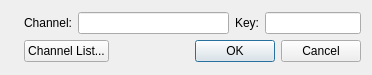
<?xml version="1.0" encoding="UTF-8"?>
<ui version="4.0">
 <class>Dialog_JoinChannel</class>
 <widget class="QDialog" name="Dialog_JoinChannel">
  <property name="geometry">
   <rect>
    <x>0</x>
    <y>0</y>
    <width>372</width>
    <height>75</height>
   </rect>
  </property>
  <property name="sizePolicy">
   <sizepolicy hsizetype="Preferred" vsizetype="Preferred">
    <horstretch>0</horstretch>
    <verstretch>0</verstretch>
   </sizepolicy>
  </property>
  <property name="windowTitle">
   <string>Join Channel</string>
  </property>
  <property name="windowIcon">
   <iconset resource="resources.qrc">
    <normaloff>:/irc/Resources/channel.png</normaloff>:/irc/Resources/channel.png</iconset>
  </property>
  <layout class="QVBoxLayout" name="verticalLayout">
   <item>
    <layout class="QHBoxLayout" name="horizontalLayout_3">
     <item>
      <widget class="QLabel" name="label_3">
       <property name="text">
        <string/>
       </property>
       <property name="pixmap">
        <pixmap resource="resources.qrc">:/irc/Resources/channel_32.png</pixmap>
       </property>
      </widget>
     </item>
     <item>
      <layout class="QVBoxLayout" name="verticalLayout_2">
       <item>
        <layout class="QHBoxLayout" name="horizontalLayout">
         <item>
          <widget class="QLabel" name="label">
           <property name="text">
            <string>Channel:</string>
           </property>
          </widget>
         </item>
         <item>
          <widget class="QLineEdit" name="lineEdit_Channel">
           <property name="sizePolicy">
            <sizepolicy hsizetype="Expanding" vsizetype="Fixed">
             <horstretch>0</horstretch>
             <verstretch>0</verstretch>
            </sizepolicy>
           </property>
          </widget>
         </item>
         <item>
          <widget class="QLabel" name="label_2">
           <property name="text">
            <string>Key:</string>
           </property>
          </widget>
         </item>
         <item>
          <widget class="QLineEdit" name="lineEdit_Key">
           <property name="sizePolicy">
            <sizepolicy hsizetype="Preferred" vsizetype="Fixed">
             <horstretch>0</horstretch>
             <verstretch>0</verstretch>
            </sizepolicy>
           </property>
           <property name="maximumSize">
            <size>
             <width>96</width>
             <height>16777215</height>
            </size>
           </property>
           <property name="echoMode">
            <enum>QLineEdit::Password</enum>
           </property>
          </widget>
         </item>
        </layout>
       </item>
       <item>
        <layout class="QHBoxLayout" name="horizontalLayout_2">
         <item>
          <widget class="QPushButton" name="pushButton_ChannelList">
           <property name="text">
            <string>Channel List...</string>
           </property>
          </widget>
         </item>
         <item>
          <widget class="QDialogButtonBox" name="buttonBox">
           <property name="orientation">
            <enum>Qt::Horizontal</enum>
           </property>
           <property name="standardButtons">
            <set>QDialogButtonBox::Cancel|QDialogButtonBox::Ok</set>
           </property>
          </widget>
         </item>
        </layout>
       </item>
      </layout>
     </item>
    </layout>
   </item>
  </layout>
 </widget>
 <resources>
  <include location="resources.qrc"/>
 </resources>
 <connections>
  <connection>
   <sender>buttonBox</sender>
   <signal>accepted()</signal>
   <receiver>Dialog_JoinChannel</receiver>
   <slot>accept()</slot>
   <hints>
    <hint type="sourcelabel">
     <x>248</x>
     <y>254</y>
    </hint>
    <hint type="destinationlabel">
     <x>157</x>
     <y>274</y>
    </hint>
   </hints>
  </connection>
  <connection>
   <sender>buttonBox</sender>
   <signal>rejected()</signal>
   <receiver>Dialog_JoinChannel</receiver>
   <slot>reject()</slot>
   <hints>
    <hint type="sourcelabel">
     <x>316</x>
     <y>260</y>
    </hint>
    <hint type="destinationlabel">
     <x>286</x>
     <y>274</y>
    </hint>
   </hints>
  </connection>
 </connections>
</ui>
